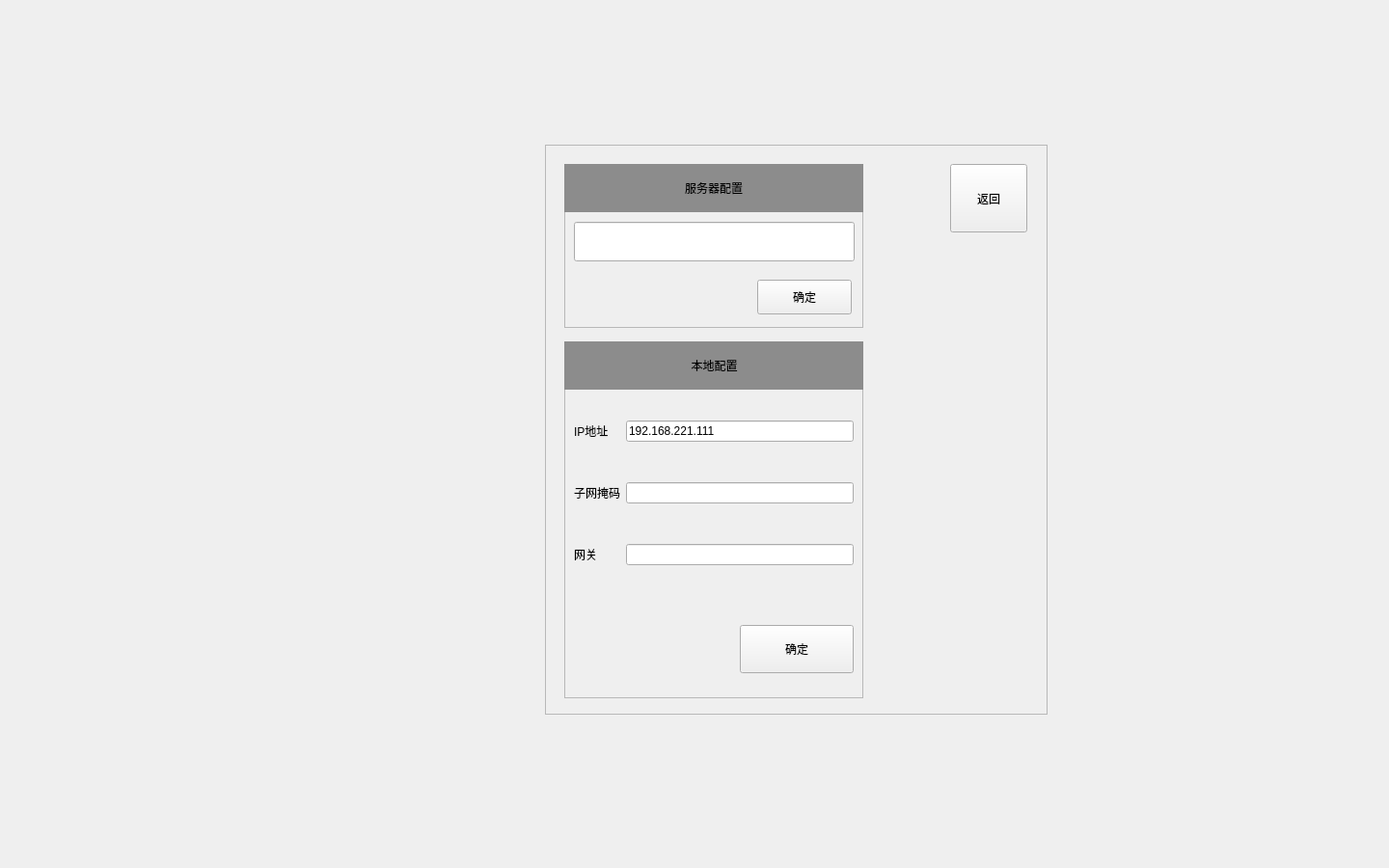
<?xml version="1.0" encoding="UTF-8"?>
<ui version="4.0">
 <class>NetworkSet</class>
 <widget class="QWidget" name="NetworkSet">
  <property name="geometry">
   <rect>
    <x>0</x>
    <y>0</y>
    <width>1440</width>
    <height>900</height>
   </rect>
  </property>
  <property name="windowTitle">
   <string>Form</string>
  </property>
  <property name="styleSheet">
   <string notr="true">QLabel{
font:20px&quot;WenQuanYi Micro Hei Mono&quot;;
}
QLineEdit{
font:20px&quot;WenQuanYi Micro Hei Mono&quot;;
}</string>
  </property>
  <widget class="QFrame" name="frame_4">
   <property name="geometry">
    <rect>
     <x>565</x>
     <y>150</y>
     <width>521</width>
     <height>591</height>
    </rect>
   </property>
   <property name="frameShape">
    <enum>QFrame::StyledPanel</enum>
   </property>
   <property name="frameShadow">
    <enum>QFrame::Raised</enum>
   </property>
   <widget class="QFrame" name="frame_2">
    <property name="geometry">
     <rect>
      <x>20</x>
      <y>20</y>
      <width>310</width>
      <height>170</height>
     </rect>
    </property>
    <property name="maximumSize">
     <size>
      <width>16777215</width>
      <height>170</height>
     </size>
    </property>
    <property name="frameShape">
     <enum>QFrame::StyledPanel</enum>
    </property>
    <property name="frameShadow">
     <enum>QFrame::Raised</enum>
    </property>
    <widget class="QPushButton" name="ok_2">
     <property name="geometry">
      <rect>
       <x>200</x>
       <y>120</y>
       <width>98</width>
       <height>36</height>
      </rect>
     </property>
     <property name="sizePolicy">
      <sizepolicy hsizetype="Preferred" vsizetype="Preferred">
       <horstretch>0</horstretch>
       <verstretch>0</verstretch>
      </sizepolicy>
     </property>
     <property name="styleSheet">
      <string notr="true">font: 18px &quot;WenQuanYi Micro Hei Mono&quot;;</string>
     </property>
     <property name="text">
      <string>确定</string>
     </property>
    </widget>
    <widget class="QLineEdit" name="addr_2">
     <property name="geometry">
      <rect>
       <x>10</x>
       <y>60</y>
       <width>291</width>
       <height>41</height>
      </rect>
     </property>
    </widget>
    <widget class="QLabel" name="label_5">
     <property name="geometry">
      <rect>
       <x>0</x>
       <y>0</y>
       <width>310</width>
       <height>50</height>
      </rect>
     </property>
     <property name="maximumSize">
      <size>
       <width>16777215</width>
       <height>50</height>
      </size>
     </property>
     <property name="styleSheet">
      <string notr="true">background-color: rgb(140, 140, 140);</string>
     </property>
     <property name="text">
      <string>服务器配置</string>
     </property>
     <property name="alignment">
      <set>Qt::AlignCenter</set>
     </property>
    </widget>
    <widget class="QLabel" name="msg">
     <property name="geometry">
      <rect>
       <x>10</x>
       <y>120</y>
       <width>191</width>
       <height>36</height>
      </rect>
     </property>
     <property name="text">
      <string/>
     </property>
    </widget>
   </widget>
   <widget class="QFrame" name="frame_3">
    <property name="geometry">
     <rect>
      <x>20</x>
      <y>204</y>
      <width>310</width>
      <height>370</height>
     </rect>
    </property>
    <property name="maximumSize">
     <size>
      <width>16777215</width>
      <height>370</height>
     </size>
    </property>
    <property name="frameShape">
     <enum>QFrame::StyledPanel</enum>
    </property>
    <property name="frameShadow">
     <enum>QFrame::Raised</enum>
    </property>
    <widget class="QFrame" name="network">
     <property name="geometry">
      <rect>
       <x>10</x>
       <y>50</y>
       <width>290</width>
       <height>320</height>
      </rect>
     </property>
     <property name="styleSheet">
      <string notr="true">QLabel{
font:20px&quot;WenQuanYi Micro Hei Mono&quot;;
}
QLineEdit{
font:20px&quot;WenQuanYi Micro Hei Mono&quot;;
}</string>
     </property>
     <property name="frameShape">
      <enum>QFrame::NoFrame</enum>
     </property>
     <property name="frameShadow">
      <enum>QFrame::Raised</enum>
     </property>
     <layout class="QGridLayout" name="gridLayout" rowstretch="0,0,0,0,0" columnstretch="0,0">
      <property name="leftMargin">
       <number>0</number>
      </property>
      <property name="topMargin">
       <number>10</number>
      </property>
      <property name="rightMargin">
       <number>0</number>
      </property>
      <property name="bottomMargin">
       <number>0</number>
      </property>
      <property name="verticalSpacing">
       <number>20</number>
      </property>
      <item row="4" column="1">
       <widget class="QFrame" name="frame">
        <property name="sizePolicy">
         <sizepolicy hsizetype="Preferred" vsizetype="Fixed">
          <horstretch>0</horstretch>
          <verstretch>0</verstretch>
         </sizepolicy>
        </property>
        <property name="minimumSize">
         <size>
          <width>0</width>
          <height>70</height>
         </size>
        </property>
        <property name="frameShape">
         <enum>QFrame::NoFrame</enum>
        </property>
        <property name="frameShadow">
         <enum>QFrame::Raised</enum>
        </property>
        <layout class="QVBoxLayout" name="verticalLayout" stretch="1,20">
         <property name="sizeConstraint">
          <enum>QLayout::SetDefaultConstraint</enum>
         </property>
         <property name="leftMargin">
          <number>0</number>
         </property>
         <property name="topMargin">
          <number>0</number>
         </property>
         <property name="rightMargin">
          <number>0</number>
         </property>
         <property name="bottomMargin">
          <number>0</number>
         </property>
         <item>
          <widget class="QLabel" name="warning">
           <property name="text">
            <string/>
           </property>
          </widget>
         </item>
         <item>
          <layout class="QHBoxLayout" name="horizontalLayout_2" stretch="1,1">
           <property name="spacing">
            <number>6</number>
           </property>
           <item>
            <spacer name="horizontalSpacer">
             <property name="orientation">
              <enum>Qt::Horizontal</enum>
             </property>
             <property name="sizeHint" stdset="0">
              <size>
               <width>40</width>
               <height>20</height>
              </size>
             </property>
            </spacer>
           </item>
           <item>
            <widget class="QPushButton" name="ok">
             <property name="sizePolicy">
              <sizepolicy hsizetype="Preferred" vsizetype="Preferred">
               <horstretch>0</horstretch>
               <verstretch>0</verstretch>
              </sizepolicy>
             </property>
             <property name="styleSheet">
              <string notr="true">font: 18px &quot;WenQuanYi Micro Hei Mono&quot;;</string>
             </property>
             <property name="text">
              <string>确定</string>
             </property>
            </widget>
           </item>
          </layout>
         </item>
        </layout>
       </widget>
      </item>
      <item row="1" column="1">
       <widget class="QLineEdit" name="addr">
        <property name="text">
         <string>192.168.221.111</string>
        </property>
       </widget>
      </item>
      <item row="2" column="0">
       <widget class="QLabel" name="label_2">
        <property name="text">
         <string>子网掩码</string>
        </property>
       </widget>
      </item>
      <item row="1" column="0">
       <widget class="QLabel" name="label">
        <property name="text">
         <string>IP地址</string>
        </property>
       </widget>
      </item>
      <item row="2" column="1">
       <widget class="QLineEdit" name="netmask">
        <property name="text">
         <string/>
        </property>
       </widget>
      </item>
      <item row="3" column="1">
       <widget class="QLineEdit" name="gateway">
        <property name="text">
         <string/>
        </property>
       </widget>
      </item>
      <item row="3" column="0">
       <widget class="QLabel" name="label_3">
        <property name="text">
         <string>网关</string>
        </property>
       </widget>
      </item>
     </layout>
    </widget>
    <widget class="QLabel" name="label_4">
     <property name="geometry">
      <rect>
       <x>0</x>
       <y>0</y>
       <width>311</width>
       <height>50</height>
      </rect>
     </property>
     <property name="maximumSize">
      <size>
       <width>16777215</width>
       <height>50</height>
      </size>
     </property>
     <property name="styleSheet">
      <string notr="true">background-color: rgb(140, 140, 140);</string>
     </property>
     <property name="text">
      <string>本地配置</string>
     </property>
     <property name="alignment">
      <set>Qt::AlignCenter</set>
     </property>
    </widget>
   </widget>
   <widget class="QPushButton" name="pushButton">
    <property name="geometry">
     <rect>
      <x>420</x>
      <y>20</y>
      <width>80</width>
      <height>71</height>
     </rect>
    </property>
    <property name="styleSheet">
     <string notr="true">font: 20px &quot;WenQuanYi Micro Hei Mono&quot;;</string>
    </property>
    <property name="text">
     <string>返回</string>
    </property>
   </widget>
  </widget>
 </widget>
 <resources/>
 <connections/>
</ui>
